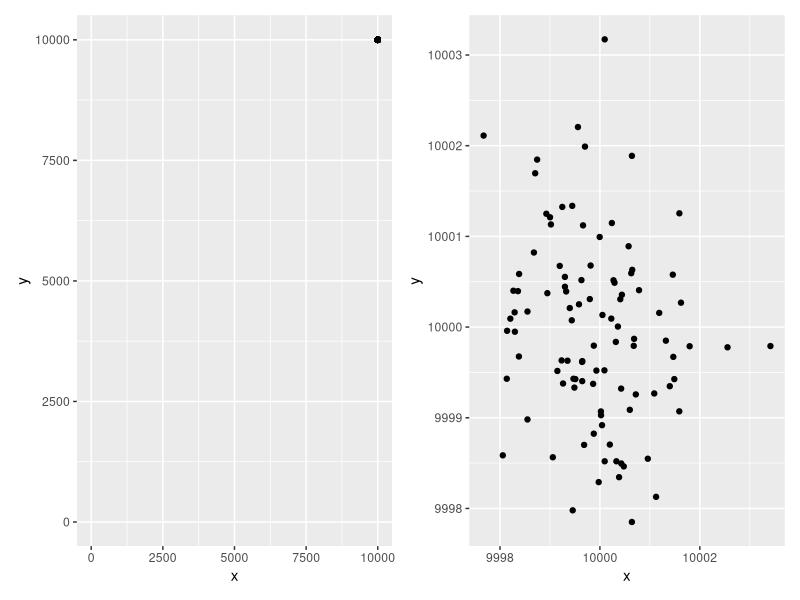

R code for this plot:
## ---- chunk 1
library(tidyverse)
library(patchwork)
data <- tibble(x = rnorm(100, mean = 10000), y = rnorm(100, mean = 10000))
p_2 <- data |> 
    ggplot(aes(x, y)) +
    geom_point()

p_1 <- p_2 + expand_limits(x = c(0,10010), y = c(0,10010))


p_1 + p_2
